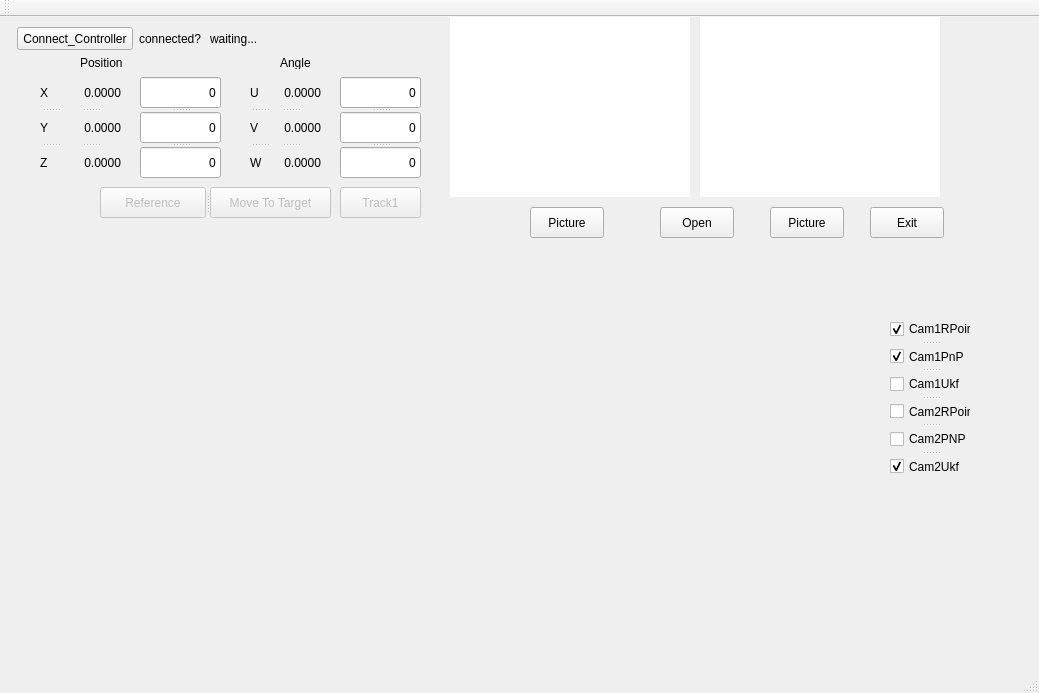
<?xml version="1.0" encoding="UTF-8"?>
<ui version="4.0">
 <class>MatlabCameratestClass</class>
 <widget class="QMainWindow" name="MatlabCameratestClass">
  <property name="geometry">
   <rect>
    <x>0</x>
    <y>0</y>
    <width>1039</width>
    <height>693</height>
   </rect>
  </property>
  <property name="windowTitle">
   <string>MatlabCameratest</string>
  </property>
  <widget class="QWidget" name="centralWidget">
   <widget class="QLabel" name="Cam1">
    <property name="geometry">
     <rect>
      <x>450</x>
      <y>0</y>
      <width>240</width>
      <height>180</height>
     </rect>
    </property>
    <property name="styleSheet">
     <string notr="true">background-color: rgb(255, 255, 255);</string>
    </property>
    <property name="text">
     <string/>
    </property>
   </widget>
   <widget class="QCustomPlot" name="widget" native="true">
    <property name="geometry">
     <rect>
      <x>20</x>
      <y>220</y>
      <width>280</width>
      <height>200</height>
     </rect>
    </property>
    <property name="styleSheet">
     <string notr="true"/>
    </property>
   </widget>
   <widget class="QCustomPlot" name="widget2" native="true">
    <property name="geometry">
     <rect>
      <x>310</x>
      <y>220</y>
      <width>280</width>
      <height>200</height>
     </rect>
    </property>
   </widget>
   <widget class="QCustomPlot" name="widget4" native="true">
    <property name="geometry">
     <rect>
      <x>20</x>
      <y>430</y>
      <width>280</width>
      <height>200</height>
     </rect>
    </property>
   </widget>
   <widget class="QCustomPlot" name="widget5" native="true">
    <property name="geometry">
     <rect>
      <x>310</x>
      <y>430</y>
      <width>280</width>
      <height>200</height>
     </rect>
    </property>
   </widget>
   <widget class="QCustomPlot" name="widget6" native="true">
    <property name="geometry">
     <rect>
      <x>600</x>
      <y>430</y>
      <width>280</width>
      <height>200</height>
     </rect>
    </property>
   </widget>
   <widget class="QCustomPlot" name="widget3" native="true">
    <property name="geometry">
     <rect>
      <x>600</x>
      <y>220</y>
      <width>280</width>
      <height>200</height>
     </rect>
    </property>
   </widget>
   <widget class="QLabel" name="label_2">
    <property name="geometry">
     <rect>
      <x>139</x>
      <y>10</y>
      <width>65</width>
      <height>23</height>
     </rect>
    </property>
    <property name="text">
     <string>connected?</string>
    </property>
   </widget>
   <widget class="QLabel" name="label">
    <property name="geometry">
     <rect>
      <x>210</x>
      <y>10</y>
      <width>64</width>
      <height>23</height>
     </rect>
    </property>
    <property name="text">
     <string>waiting...</string>
    </property>
   </widget>
   <widget class="QPushButton" name="Connect_Controller1">
    <property name="geometry">
     <rect>
      <x>17</x>
      <y>10</y>
      <width>116</width>
      <height>23</height>
     </rect>
    </property>
    <property name="text">
     <string>Connect_Controller</string>
    </property>
   </widget>
   <widget class="QSplitter" name="splitter_2">
    <property name="geometry">
     <rect>
      <x>60</x>
      <y>60</y>
      <width>61</width>
      <height>101</height>
     </rect>
    </property>
    <property name="orientation">
     <enum>Qt::Vertical</enum>
    </property>
    <widget class="QLabel" name="position_x">
     <property name="text">
      <string>0.0000</string>
     </property>
     <property name="alignment">
      <set>Qt::AlignRight|Qt::AlignTrailing|Qt::AlignVCenter</set>
     </property>
    </widget>
    <widget class="QLabel" name="position_y">
     <property name="text">
      <string>0.0000</string>
     </property>
     <property name="alignment">
      <set>Qt::AlignRight|Qt::AlignTrailing|Qt::AlignVCenter</set>
     </property>
    </widget>
    <widget class="QLabel" name="position_z">
     <property name="text">
      <string>0.0000</string>
     </property>
     <property name="alignment">
      <set>Qt::AlignRight|Qt::AlignTrailing|Qt::AlignVCenter</set>
     </property>
    </widget>
   </widget>
   <widget class="QSplitter" name="splitter_3">
    <property name="geometry">
     <rect>
      <x>140</x>
      <y>60</y>
      <width>81</width>
      <height>101</height>
     </rect>
    </property>
    <property name="orientation">
     <enum>Qt::Vertical</enum>
    </property>
    <widget class="QLineEdit" name="zposition_x">
     <property name="layoutDirection">
      <enum>Qt::LeftToRight</enum>
     </property>
     <property name="text">
      <string>0</string>
     </property>
     <property name="alignment">
      <set>Qt::AlignRight|Qt::AlignTrailing|Qt::AlignVCenter</set>
     </property>
    </widget>
    <widget class="QLineEdit" name="zposition_y">
     <property name="layoutDirection">
      <enum>Qt::LeftToRight</enum>
     </property>
     <property name="text">
      <string>0</string>
     </property>
     <property name="maxLength">
      <number>32767</number>
     </property>
     <property name="echoMode">
      <enum>QLineEdit::Normal</enum>
     </property>
     <property name="alignment">
      <set>Qt::AlignRight|Qt::AlignTrailing|Qt::AlignVCenter</set>
     </property>
    </widget>
    <widget class="QLineEdit" name="zposition_z">
     <property name="layoutDirection">
      <enum>Qt::LeftToRight</enum>
     </property>
     <property name="text">
      <string>0</string>
     </property>
     <property name="alignment">
      <set>Qt::AlignRight|Qt::AlignTrailing|Qt::AlignVCenter</set>
     </property>
    </widget>
   </widget>
   <widget class="QSplitter" name="splitter_6">
    <property name="geometry">
     <rect>
      <x>260</x>
      <y>60</y>
      <width>61</width>
      <height>101</height>
     </rect>
    </property>
    <property name="orientation">
     <enum>Qt::Vertical</enum>
    </property>
    <widget class="QLabel" name="position_u">
     <property name="text">
      <string>0.0000</string>
     </property>
     <property name="alignment">
      <set>Qt::AlignRight|Qt::AlignTrailing|Qt::AlignVCenter</set>
     </property>
    </widget>
    <widget class="QLabel" name="position_v">
     <property name="text">
      <string>0.0000</string>
     </property>
     <property name="alignment">
      <set>Qt::AlignRight|Qt::AlignTrailing|Qt::AlignVCenter</set>
     </property>
    </widget>
    <widget class="QLabel" name="position_w">
     <property name="text">
      <string>0.0000</string>
     </property>
     <property name="alignment">
      <set>Qt::AlignRight|Qt::AlignTrailing|Qt::AlignVCenter</set>
     </property>
    </widget>
   </widget>
   <widget class="QSplitter" name="splitter_7">
    <property name="geometry">
     <rect>
      <x>340</x>
      <y>60</y>
      <width>81</width>
      <height>101</height>
     </rect>
    </property>
    <property name="orientation">
     <enum>Qt::Vertical</enum>
    </property>
    <widget class="QLineEdit" name="zposition_u">
     <property name="layoutDirection">
      <enum>Qt::LeftToRight</enum>
     </property>
     <property name="text">
      <string>0</string>
     </property>
     <property name="alignment">
      <set>Qt::AlignRight|Qt::AlignTrailing|Qt::AlignVCenter</set>
     </property>
    </widget>
    <widget class="QLineEdit" name="zposition_v">
     <property name="layoutDirection">
      <enum>Qt::LeftToRight</enum>
     </property>
     <property name="text">
      <string>0</string>
     </property>
     <property name="maxLength">
      <number>32767</number>
     </property>
     <property name="echoMode">
      <enum>QLineEdit::Normal</enum>
     </property>
     <property name="alignment">
      <set>Qt::AlignRight|Qt::AlignTrailing|Qt::AlignVCenter</set>
     </property>
    </widget>
    <widget class="QLineEdit" name="zposition_w">
     <property name="layoutDirection">
      <enum>Qt::LeftToRight</enum>
     </property>
     <property name="text">
      <string>0</string>
     </property>
     <property name="alignment">
      <set>Qt::AlignRight|Qt::AlignTrailing|Qt::AlignVCenter</set>
     </property>
    </widget>
   </widget>
   <widget class="QLabel" name="label_4">
    <property name="geometry">
     <rect>
      <x>80</x>
      <y>40</y>
      <width>54</width>
      <height>12</height>
     </rect>
    </property>
    <property name="text">
     <string>Position</string>
    </property>
   </widget>
   <widget class="QLabel" name="label_5">
    <property name="geometry">
     <rect>
      <x>280</x>
      <y>40</y>
      <width>54</width>
      <height>12</height>
     </rect>
    </property>
    <property name="text">
     <string>Angle</string>
    </property>
   </widget>
   <widget class="QSplitter" name="splitter_5">
    <property name="geometry">
     <rect>
      <x>100</x>
      <y>170</y>
      <width>231</width>
      <height>31</height>
     </rect>
    </property>
    <property name="orientation">
     <enum>Qt::Horizontal</enum>
    </property>
    <widget class="QPushButton" name="Reference">
     <property name="enabled">
      <bool>false</bool>
     </property>
     <property name="text">
      <string>Reference</string>
     </property>
    </widget>
    <widget class="QPushButton" name="MoveToTarget">
     <property name="enabled">
      <bool>false</bool>
     </property>
     <property name="text">
      <string>Move To Target</string>
     </property>
    </widget>
   </widget>
   <widget class="QSplitter" name="splitter">
    <property name="geometry">
     <rect>
      <x>40</x>
      <y>60</y>
      <width>21</width>
      <height>101</height>
     </rect>
    </property>
    <property name="orientation">
     <enum>Qt::Vertical</enum>
    </property>
    <widget class="QLabel" name="label_X">
     <property name="text">
      <string>X</string>
     </property>
    </widget>
    <widget class="QLabel" name="label_Y">
     <property name="text">
      <string>Y</string>
     </property>
    </widget>
    <widget class="QLabel" name="label_Z">
     <property name="text">
      <string>Z</string>
     </property>
    </widget>
   </widget>
   <widget class="QSplitter" name="splitter_4">
    <property name="geometry">
     <rect>
      <x>250</x>
      <y>60</y>
      <width>20</width>
      <height>101</height>
     </rect>
    </property>
    <property name="orientation">
     <enum>Qt::Vertical</enum>
    </property>
    <widget class="QLabel" name="label_U">
     <property name="text">
      <string>U</string>
     </property>
    </widget>
    <widget class="QLabel" name="label_V">
     <property name="text">
      <string>V</string>
     </property>
    </widget>
    <widget class="QLabel" name="label_W">
     <property name="text">
      <string>W</string>
     </property>
    </widget>
   </widget>
   <widget class="QLabel" name="Cam2">
    <property name="geometry">
     <rect>
      <x>700</x>
      <y>0</y>
      <width>240</width>
      <height>180</height>
     </rect>
    </property>
    <property name="styleSheet">
     <string notr="true">background-color: rgb(255, 255, 255);</string>
    </property>
    <property name="text">
     <string/>
    </property>
   </widget>
   <widget class="QPushButton" name="Track1">
    <property name="enabled">
     <bool>false</bool>
    </property>
    <property name="geometry">
     <rect>
      <x>340</x>
      <y>170</y>
      <width>81</width>
      <height>31</height>
     </rect>
    </property>
    <property name="text">
     <string>Track1</string>
    </property>
   </widget>
   <widget class="QPushButton" name="Picture1">
    <property name="geometry">
     <rect>
      <x>530</x>
      <y>190</y>
      <width>74</width>
      <height>31</height>
     </rect>
    </property>
    <property name="text">
     <string>Picture</string>
    </property>
   </widget>
   <widget class="QPushButton" name="Picture2">
    <property name="geometry">
     <rect>
      <x>770</x>
      <y>190</y>
      <width>74</width>
      <height>31</height>
     </rect>
    </property>
    <property name="text">
     <string>Picture</string>
    </property>
   </widget>
   <widget class="QPushButton" name="pushButton">
    <property name="geometry">
     <rect>
      <x>870</x>
      <y>190</y>
      <width>74</width>
      <height>31</height>
     </rect>
    </property>
    <property name="text">
     <string>Exit</string>
    </property>
   </widget>
   <widget class="QPushButton" name="btn_Open">
    <property name="geometry">
     <rect>
      <x>660</x>
      <y>190</y>
      <width>74</width>
      <height>31</height>
     </rect>
    </property>
    <property name="text">
     <string>Open</string>
    </property>
   </widget>
   <widget class="QSplitter" name="splitter_8">
    <property name="geometry">
     <rect>
      <x>890</x>
      <y>300</y>
      <width>81</width>
      <height>161</height>
     </rect>
    </property>
    <property name="orientation">
     <enum>Qt::Vertical</enum>
    </property>
    <widget class="QCheckBox" name="cbx_cam1Rpoint">
     <property name="enabled">
      <bool>true</bool>
     </property>
     <property name="mouseTracking">
      <bool>false</bool>
     </property>
     <property name="toolTip">
      <string/>
     </property>
     <property name="text">
      <string>Cam1RPoint</string>
     </property>
     <property name="checked">
      <bool>true</bool>
     </property>
    </widget>
    <widget class="QCheckBox" name="cbx_cam1Pnp">
     <property name="text">
      <string>Cam1PnP</string>
     </property>
     <property name="checked">
      <bool>true</bool>
     </property>
     <property name="autoRepeat">
      <bool>false</bool>
     </property>
    </widget>
    <widget class="QCheckBox" name="cbx_cam1Ukf">
     <property name="text">
      <string>Cam1Ukf</string>
     </property>
     <property name="checked">
      <bool>false</bool>
     </property>
    </widget>
    <widget class="QCheckBox" name="cbx_cam2Rpoint">
     <property name="enabled">
      <bool>true</bool>
     </property>
     <property name="mouseTracking">
      <bool>false</bool>
     </property>
     <property name="toolTip">
      <string/>
     </property>
     <property name="text">
      <string>Cam2RPoint</string>
     </property>
     <property name="checked">
      <bool>false</bool>
     </property>
    </widget>
    <widget class="QCheckBox" name="cbx_cam2Pnp">
     <property name="enabled">
      <bool>true</bool>
     </property>
     <property name="text">
      <string>Cam2PNP</string>
     </property>
     <property name="checked">
      <bool>false</bool>
     </property>
    </widget>
    <widget class="QCheckBox" name="cbx_cam2Ukf">
     <property name="enabled">
      <bool>true</bool>
     </property>
     <property name="text">
      <string>Cam2Ukf</string>
     </property>
     <property name="checked">
      <bool>true</bool>
     </property>
    </widget>
   </widget>
  </widget>
  <widget class="QMenuBar" name="menuBar">
   <property name="geometry">
    <rect>
     <x>0</x>
     <y>0</y>
     <width>1039</width>
     <height>23</height>
    </rect>
   </property>
  </widget>
  <widget class="QToolBar" name="mainToolBar">
   <attribute name="toolBarArea">
    <enum>TopToolBarArea</enum>
   </attribute>
   <attribute name="toolBarBreak">
    <bool>false</bool>
   </attribute>
  </widget>
  <widget class="QStatusBar" name="statusBar"/>
 </widget>
 <layoutdefault spacing="6" margin="11"/>
 <customwidgets>
  <customwidget>
   <class>QCustomPlot</class>
   <extends>QWidget</extends>
   <header location="global">qcustomplot.h</header>
   <container>1</container>
  </customwidget>
 </customwidgets>
 <resources>
  <include location="MatlabCameratest.qrc"/>
 </resources>
 <connections>
  <connection>
   <sender>btn_Open</sender>
   <signal>clicked()</signal>
   <receiver>MatlabCameratestClass</receiver>
   <slot>btn_open()</slot>
   <hints>
    <hint type="sourcelabel">
     <x>732</x>
     <y>245</y>
    </hint>
    <hint type="destinationlabel">
     <x>160</x>
     <y>358</y>
    </hint>
   </hints>
  </connection>
  <connection>
   <sender>Connect_Controller1</sender>
   <signal>clicked()</signal>
   <receiver>MatlabCameratestClass</receiver>
   <slot>ConnectSixAxis()</slot>
   <hints>
    <hint type="sourcelabel">
     <x>74</x>
     <y>67</y>
    </hint>
    <hint type="destinationlabel">
     <x>157</x>
     <y>42</y>
    </hint>
   </hints>
  </connection>
  <connection>
   <sender>Reference</sender>
   <signal>clicked()</signal>
   <receiver>MatlabCameratestClass</receiver>
   <slot>ReferenceSixAxis()</slot>
   <hints>
    <hint type="sourcelabel">
     <x>143</x>
     <y>226</y>
    </hint>
    <hint type="destinationlabel">
     <x>61</x>
     <y>223</y>
    </hint>
   </hints>
  </connection>
  <connection>
   <sender>MoveToTarget</sender>
   <signal>clicked()</signal>
   <receiver>MatlabCameratestClass</receiver>
   <slot>MoveToTarget()</slot>
   <hints>
    <hint type="sourcelabel">
     <x>275</x>
     <y>222</y>
    </hint>
    <hint type="destinationlabel">
     <x>388</x>
     <y>224</y>
    </hint>
   </hints>
  </connection>
  <connection>
   <sender>pushButton</sender>
   <signal>clicked()</signal>
   <receiver>MatlabCameratestClass</receiver>
   <slot>Exit()</slot>
   <hints>
    <hint type="sourcelabel">
     <x>870</x>
     <y>255</y>
    </hint>
    <hint type="destinationlabel">
     <x>799</x>
     <y>255</y>
    </hint>
   </hints>
  </connection>
  <connection>
   <sender>Track1</sender>
   <signal>clicked()</signal>
   <receiver>MatlabCameratestClass</receiver>
   <slot>Track1()</slot>
   <hints>
    <hint type="sourcelabel">
     <x>374</x>
     <y>212</y>
    </hint>
    <hint type="destinationlabel">
     <x>482</x>
     <y>244</y>
    </hint>
   </hints>
  </connection>
  <connection>
   <sender>Picture1</sender>
   <signal>clicked()</signal>
   <receiver>MatlabCameratestClass</receiver>
   <slot>picture1Clicked()</slot>
   <hints>
    <hint type="sourcelabel">
     <x>603</x>
     <y>255</y>
    </hint>
    <hint type="destinationlabel">
     <x>561</x>
     <y>230</y>
    </hint>
   </hints>
  </connection>
  <connection>
   <sender>Picture2</sender>
   <signal>clicked()</signal>
   <receiver>MatlabCameratestClass</receiver>
   <slot>picture2Clicked()</slot>
   <hints>
    <hint type="sourcelabel">
     <x>782</x>
     <y>230</y>
    </hint>
    <hint type="destinationlabel">
     <x>883</x>
     <y>265</y>
    </hint>
   </hints>
  </connection>
  <connection>
   <sender>cbx_cam1Rpoint</sender>
   <signal>clicked(bool)</signal>
   <receiver>MatlabCameratestClass</receiver>
   <slot>Cam1RPoint(bool)</slot>
   <hints>
    <hint type="sourcelabel">
     <x>936</x>
     <y>344</y>
    </hint>
    <hint type="destinationlabel">
     <x>917</x>
     <y>300</y>
    </hint>
   </hints>
  </connection>
  <connection>
   <sender>cbx_cam1Pnp</sender>
   <signal>clicked(bool)</signal>
   <receiver>MatlabCameratestClass</receiver>
   <slot>Cam1Pnp(bool)</slot>
   <hints>
    <hint type="sourcelabel">
     <x>910</x>
     <y>378</y>
    </hint>
    <hint type="destinationlabel">
     <x>678</x>
     <y>460</y>
    </hint>
   </hints>
  </connection>
  <connection>
   <sender>cbx_cam1Ukf</sender>
   <signal>clicked(bool)</signal>
   <receiver>MatlabCameratestClass</receiver>
   <slot>Cam1Ukf(bool)</slot>
   <hints>
    <hint type="sourcelabel">
     <x>915</x>
     <y>398</y>
    </hint>
    <hint type="destinationlabel">
     <x>892</x>
     <y>520</y>
    </hint>
   </hints>
  </connection>
  <connection>
   <sender>cbx_cam2Rpoint</sender>
   <signal>clicked(bool)</signal>
   <receiver>MatlabCameratestClass</receiver>
   <slot>Cam2RPoint(bool)</slot>
   <hints>
    <hint type="sourcelabel">
     <x>944</x>
     <y>432</y>
    </hint>
    <hint type="destinationlabel">
     <x>962</x>
     <y>507</y>
    </hint>
   </hints>
  </connection>
  <connection>
   <sender>cbx_cam2Pnp</sender>
   <signal>clicked(bool)</signal>
   <receiver>MatlabCameratestClass</receiver>
   <slot>Cam2Pnp(bool)</slot>
   <hints>
    <hint type="sourcelabel">
     <x>928</x>
     <y>460</y>
    </hint>
    <hint type="destinationlabel">
     <x>894</x>
     <y>560</y>
    </hint>
   </hints>
  </connection>
  <connection>
   <sender>cbx_cam2Ukf</sender>
   <signal>clicked(bool)</signal>
   <receiver>MatlabCameratestClass</receiver>
   <slot>Cam2Ukf(bool)</slot>
   <hints>
    <hint type="sourcelabel">
     <x>936</x>
     <y>489</y>
    </hint>
    <hint type="destinationlabel">
     <x>946</x>
     <y>558</y>
    </hint>
   </hints>
  </connection>
 </connections>
 <slots>
  <slot>btn_open()</slot>
  <slot>ConnectSixAxis()</slot>
  <slot>ReferenceSixAxis()</slot>
  <slot>MoveToTarget()</slot>
  <slot>Exit()</slot>
  <slot>Track1()</slot>
  <slot>picture1Clicked()</slot>
  <slot>picture2Clicked()</slot>
  <slot>Cam1RPoint(bool)</slot>
  <slot>slot2()</slot>
  <slot>Cam1Pnp(bool)</slot>
  <slot>slot3()</slot>
  <slot>Cam1Ukf(bool)</slot>
  <slot>Cam2RPoint(bool)</slot>
  <slot>Cam2Pnp(bool)</slot>
  <slot>Cam2Ukf(bool)</slot>
 </slots>
</ui>
